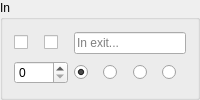
       <widget class="QGroupBox" name="groupBox_in">
        <property name="sizePolicy">
         <sizepolicy hsizetype="Preferred" vsizetype="Preferred">
          <horstretch>0</horstretch>
          <verstretch>0</verstretch>
         </sizepolicy>
        </property>
        <property name="title">
         <string>In</string>
        </property>
        <layout class="QGridLayout" name="gridLayout_in">
         <item row="0" column="0">
          <widget class="QCheckBox" name="noroute_in">
           <property name="cursor">
            <cursorShape>PointingHandCursor</cursorShape>
           </property>
           <property name="focusPolicy">
            <enum>Qt::NoFocus</enum>
           </property>
           <property name="toolTip">
            <string>&lt;p&gt;Prevent a route being created via this exit, equivalent to an infinite exit weight.&lt;/p&gt;</string>
           </property>
           <property name="text">
            <string/>
           </property>
           <property name="checkable">
            <bool>true</bool>
           </property>
          </widget>
         </item>
         <item row="0" column="1">
          <widget class="QCheckBox" name="stub_in">
           <property name="cursor">
            <cursorShape>PointingHandCursor</cursorShape>
           </property>
           <property name="toolTip">
            <string>&lt;p&gt;Create an exit in this direction with unknown destination, mutually exclusive with an actual exit roomID.&lt;/p&gt;</string>
           </property>
           <property name="text">
            <string/>
           </property>
          </widget>
         </item>
         <item row="0" column="2" colspan="4">
          <widget class="QLineEdit" name="in">
           <property name="placeholderText">
            <string>In exit...</string>
           </property>
          </widget>
         </item>
         <item row="1" column="0" colspan="2">
          <widget class="QSpinBox" name="weight_in">
           <property name="cursor">
            <cursorShape>SizeVerCursor</cursorShape>
           </property>
           <property name="toolTip">
            <string>&lt;p&gt;Set to a positive value to override the default (Room) Weight for using this Exit route, zero value assigns the default.&lt;/p&gt;</string>
           </property>
           <property name="maximum">
            <number>9999</number>
           </property>
          </widget>
         </item>
         <item row="1" column="2">
          <widget class="QRadioButton" name="doortype_none_in">
           <property name="cursor">
            <cursorShape>PointingHandCursor</cursorShape>
           </property>
           <property name="toolTip">
            <string>&lt;p&gt;No door symbol is drawn on 2D Map for this exit.&lt;/p&gt;</string>
           </property>
           <property name="text">
            <string/>
           </property>
           <property name="checked">
            <bool>true</bool>
           </property>
           <attribute name="buttonGroup">
            <string notr="true">doortype_in</string>
           </attribute>
          </widget>
         </item>
         <item row="1" column="3">
          <widget class="QRadioButton" name="doortype_open_in">
           <property name="cursor">
            <cursorShape>PointingHandCursor</cursorShape>
           </property>
           <property name="toolTip">
            <string>&lt;p&gt;A symbol is drawn with a green (Open) fill color on 2D Map, can be set on either a stub or a real exit.&lt;/p&gt;</string>
           </property>
           <property name="text">
            <string/>
           </property>
           <attribute name="buttonGroup">
            <string notr="true">doortype_in</string>
           </attribute>
          </widget>
         </item>
         <item row="1" column="4">
          <widget class="QRadioButton" name="doortype_closed_in">
           <property name="cursor">
            <cursorShape>PointingHandCursor</cursorShape>
           </property>
           <property name="toolTip">
            <string>&lt;p&gt;A symbol is drawn with an orange (Closed) fill color on 2D Map, can be set on either a stub or a real exit.&lt;/p&gt;</string>
           </property>
           <property name="text">
            <string/>
           </property>
           <attribute name="buttonGroup">
            <string notr="true">doortype_in</string>
           </attribute>
          </widget>
         </item>
         <item row="1" column="5">
          <widget class="QRadioButton" name="doortype_locked_in">
           <property name="cursor">
            <cursorShape>PointingHandCursor</cursorShape>
           </property>
           <property name="toolTip">
            <string>&lt;p&gt;A symbol is drawn with a red (Locked) fill color on 2D Map, can be set on either a stub or a real exit.&lt;/p&gt;</string>
           </property>
           <property name="text">
            <string/>
           </property>
           <attribute name="buttonGroup">
            <string notr="true">doortype_in</string>
           </attribute>
          </widget>
         </item>
        </layout>
       </widget>
